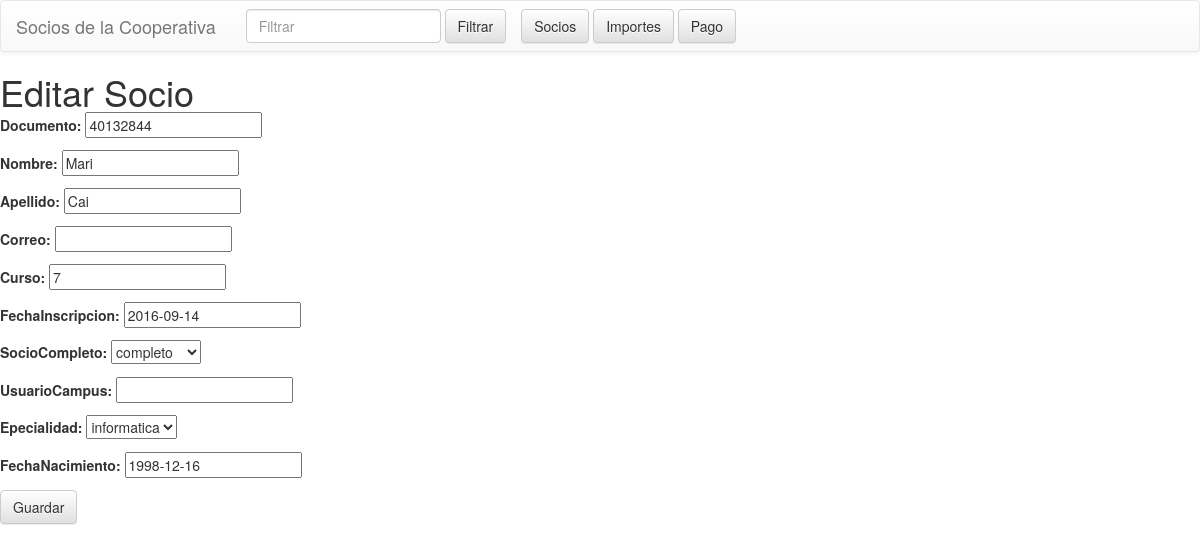
Screenshot of /socioEditar/2 with the database file from the repository.
### aplicacionSociosCooperativa/models.py (models this page shows, shortened)
class Socio (models.Model):
    documento = models.IntegerField(blank=False, null=False)
    nombre = models.CharField(max_length=50, blank=False)
    apellido = models.CharField(max_length=50, blank=False)
    correo = models.CharField(max_length=50, blank=True)
    curso = models.CharField(max_length=10, blank=False)
    fechaInscripcion = models.DateField()
    completo = 1
    incompleto = 0
    estadoSocio = (
        (completo,"completo"),
        (incompleto,"incompleto")
        )
    socioCompleto = models.IntegerField(choices=estadoSocio,default=incompleto)
    usuarioCampus = models.CharField(max_length=50,blank=True)
    ninguna = 0
    informatica = 1
    electronica = 2
    opcionesEspecialidad = (
        (ninguna,"ninguna"),
        (informatica,"informatica"),
        (electronica,"electronica")
        )
    epecialidad=models.IntegerField(choices=opcionesEspecialidad,default=ninguna)
    fechaNacimiento = models.DateField()

### aplicacionSociosCooperativa/views.py (the view)
# urls.py: url(r'^socioEditar/(?P<pk>[0-9]+)', views.socioEditar, name='socioEditar'),
def socioEditar (request, pk):
	socio = get_object_or_404(Socio, pk=pk)
	if request.method == "POST":
		form = SocioForm(request.POST, instance=socio)
		if form.is_valid():
			socio = form.save(commit=False)
			socio.save()
			return redirect('aplicacionSociosCooperativa.views.socio_list')
	else:
		form = SocioForm(instance=socio)
	return render(request, 'aplicacionSociosCooperativa/socioEditar.html', {'form':form})

### aplicacionSociosCooperativa/forms.py
class SocioForm(forms.ModelForm):
    class Meta:
        model = Socio
        fields = ('documento', 'nombre', 'apellido', 'correo', 'curso', 'fechaInscripcion','socioCompleto','usuarioCampus','epecialidad','fechaNacimiento')

### aplicacionSociosCooperativa/templates/aplicacionSociosCooperativa/socioEditar.html (shortened to what this page needs)
<!DOCTYPE html>
<head>
	<link rel="stylesheet" href="https://maxcdn.bootstrapcdn.com/bootstrap/3.3.6/css/bootstrap.min.css">
	<link rel="stylesheet" href="https://maxcdn.bootstrapcdn.com/bootstrap/3.3.6/css/bootstrap-theme.min.css">
</head>
<body>
	<nav class="navbar navbar-default">
		<div class="container-fluid">
			<div class="navbar-header">
				<a class="navbar-brand" href="#">
					Socios de la Cooperativa
				</a>
					<a href="{% url 'aplicacionSociosCooperativa.views.socio_list'%}"><button type="button" class="btn btn-default navbar-btn">Socios</button></a>
					<a href="{% url 'aplicacionSociosCooperativa.views.importe_list'%}"><button type="button" class="btn btn-default navbar-btn">Importes</button></a>
					<a href="{% url 'aplicacionSociosCooperativa.views.pago_list'%}"><button type="button" class="btn btn-default navbar-btn">Pago</button></a>
				<form class="navbar-form navbar-left" role="search">
					<div class="form-group">
						<input type="text" class="form-control" placeholder="Filtrar">
					</div>
					<button type="submit" class="btn btn-default">Filtrar</button>
				</form>
			</div>
		</div>
	</nav>
	<h1 style="display:inline">Editar Socio</h1>
	{% block content %}
	<form method="POST" class="SocioForm">{% csrf_token %}
	    {{ form.as_p }}
	    <button type="submit" class="save btn btn-default">Guardar</button>
        </form>
{% endblock %}
</body>

### rows the page displays
Socio: documento "40132844", nombre "Mari", apellido "Cai", curso "7", fechaInscripcion "2016-09-14", socioCompleto "completo", epecialidad "informatica", fechaNacimiento "1998-12-16"
